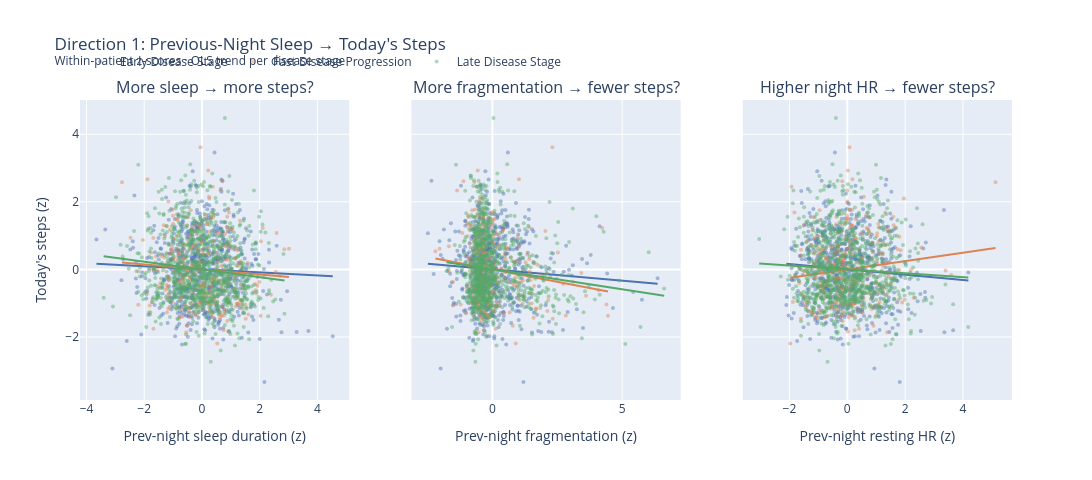

Here is the notebook cell this chart was saved with:
### Markdown cell above
## Direction 1: Sleep → Next-Day Activity

Does the quality of last night's sleep predict how active the patient is today?

### Code cell
# ── Scatter: each previous-night sleep metric vs today's steps_z ──────────────
D1_SLEEP_METRICS = [
    ('sum_sleep_minute_z',   'Prev-night sleep duration (z)',   'More sleep → more steps?'),
    ('sleep_fragmentation_min_z',  'Prev-night fragmentation (z)',    'More fragmentation → fewer steps?'),
    ('resting_hr_z',  'Prev-night resting HR (z)',       'Higher night HR → fewer steps?'),
]

_plot_df = daily.dropna(subset=['daily_steps_z'] + [m[0] for m in D1_SLEEP_METRICS])

fig = make_subplots(
    rows=1, cols=3,
    subplot_titles=[m[2] for m in D1_SLEEP_METRICS],
    shared_yaxes=True,
)

for col_idx, (x_col, x_label, _) in enumerate(D1_SLEEP_METRICS, start=1):
    for disease in DISEASE_ORDER:
        sub = _plot_df[_plot_df['disease_type'] == disease]
        fig.add_trace(
            go.Scatter(
                x=sub[x_col], y=sub['daily_steps_z'],
                mode='markers',
                marker=dict(color=DISEASE_COLORS[disease], size=4, opacity=0.45),
                name=disease,
                legendgroup=disease,
                showlegend=(col_idx == 1),
            ),
            row=1, col=col_idx,
        )
        # OLS trend line
        _x = sub[x_col].dropna()
        _y = sub.loc[_x.index, 'daily_steps_z']
        if len(_x) > 5:
            _m, _b = np.polyfit(_x, _y, 1)
            _xr = np.array([_x.min(), _x.max()])
            fig.add_trace(
                go.Scatter(
                    x=_xr, y=_m * _xr + _b,
                    mode='lines',
                    line=dict(color=DISEASE_COLORS[disease], width=2),
                    showlegend=False,
                    legendgroup=disease,
                ),
                row=1, col=col_idx,
            )
    fig.update_xaxes(title_text=x_label, row=1, col=col_idx)

fig.update_yaxes(title_text='Today\'s steps (z)', row=1, col=1)
fig.update_layout(
    title='Direction 1: Previous-Night Sleep → Today\'s Steps<br>'
          '<sup>Within-patient z-scores · OLS trend per disease stage</sup>',
    height=480, width=1100,
    legend=dict(orientation='h', yanchor='bottom', y=1.08),
)
fig.show()

### Figure 1 — Plotly figure (JSON) as saved in the notebook; plotly's stock layout.template omitted (floating-point values rounded to 4 significant figures; data arrays with more than 128 entries replaced by an {"elided": "..."} marker saying what was removed)
{"data": [{"legendgroup": "Early Disease Stage", "marker": {"color": "#4C72B0", "opacity": 0.45, "size": 4}, "mode": "markers", "name": "Early Disease Stage", "showlegend": true, "type": "scatter", "x": {"elided": "671 float values"}, "xaxis": "x", "y": {"elided": "671 float values"}, "yaxis": "y"}, {"legendgroup": "Early Disease Stage", "line": {"color": "#4C72B0", "width": 2}, "mode": "lines", "showlegend": false, "type": "scatter", "x": [-3.654, 4.534], "xaxis": "x", "y": [0.1657, -0.2031], "yaxis": "y"}, {"legendgroup": "Fast Disease Progression", "marker": {"color": "#DD8452", "opacity": 0.45, "size": 4}, "mode": "markers", "name": "Fast Disease Progression", "showlegend": true, "type": "scatter", "x": {"elided": "302 float values"}, "xaxis": "x", "y": {"elided": "302 float values"}, "yaxis": "y"}, {"legendgroup": "Fast Disease Progression", "line": {"color": "#DD8452", "width": 2}, "mode": "lines", "showlegend": false, "type": "scatter", "x": [-2.769, 3.015], "xaxis": "x", "y": [0.2045, -0.2226], "yaxis": "y"}, {"legendgroup": "Late Disease Stage", "marker": {"color": "#55A868", "opacity": 0.45, "size": 4}, "mode": "markers", "name": "Late Disease Stage", "showlegend": true, "type": "scatter", "x": {"elided": "887 float values"}, "xaxis": "x", "y": {"elided": "887 float values"}, "yaxis": "y"}, {"legendgroup": "Late Disease Stage", "line": {"color": "#55A868", "width": 2}, "mode": "lines", "showlegend": false, "type": "scatter", "x": [-3.404, 2.86], "xaxis": "x", "y": [0.3924, -0.3297], "yaxis": "y"}, {"legendgroup": "Early Disease Stage", "marker": {"color": "#4C72B0", "opacity": 0.45, "size": 4}, "mode": "markers", "name": "Early Disease Stage", "showlegend": false, "type": "scatter", "x": {"elided": "671 float values"}, "xaxis": "x2", "y": {"elided": "671 float values"}, "yaxis": "y2"}, {"legendgroup": "Early Disease Stage", "line": {"color": "#4C72B0", "width": 2}, "mode": "lines", "showlegend": false, "type": "scatter", "x": [-2.487, 6.366], "xaxis": "x2", "y": [0.1682, -0.4272], "yaxis": "y2"}, {"legendgroup": "Fast Disease Progression", "marker": {"color": "#DD8452", "opacity": 0.45, "size": 4}, "mode": "markers", "name": "Fast Disease Progression", "showlegend": false, "type": "scatter", "x": {"elided": "302 float values"}, "xaxis": "x2", "y": {"elided": "302 float values"}, "yaxis": "y2"}, {"legendgroup": "Fast Disease Progression", "line": {"color": "#DD8452", "width": 2}, "mode": "lines", "showlegend": false, "type": "scatter", "x": [-2.195, 4.453], "xaxis": "x2", "y": [0.3224, -0.654], "yaxis": "y2"}, {"legendgroup": "Late Disease Stage", "marker": {"color": "#55A868", "opacity": 0.45, "size": 4}, "mode": "markers", "name": "Late Disease Stage", "showlegend": false, "type": "scatter", "x": {"elided": "887 float values"}, "xaxis": "x2", "y": {"elided": "887 float values"}, "yaxis": "y2"}, {"legendgroup": "Late Disease Stage", "line": {"color": "#55A868", "width": 2}, "mode": "lines", "showlegend": false, "type": "scatter", "x": [-1.766, 6.619], "xaxis": "x2", "y": [0.2088, -0.7825], "yaxis": "y2"}, {"legendgroup": "Early Disease Stage", "marker": {"color": "#4C72B0", "opacity": 0.45, "size": 4}, "mode": "markers", "name": "Early Disease Stage", "showlegend": false, "type": "scatter", "x": {"elided": "671 float values"}, "xaxis": "x3", "y": {"elided": "671 float values"}, "yaxis": "y3"}, {"legendgroup": "Early Disease Stage", "line": {"color": "#4C72B0", "width": 2}, "mode": "lines", "showlegend": false, "type": "scatter", "x": [-2.109, 4.187], "xaxis": "x3", "y": [0.1674, -0.3296], "yaxis": "y3"}, {"legendgroup": "Fast Disease Progression", "marker": {"color": "#DD8452", "opacity": 0.45, "size": 4}, "mode": "markers", "name": "Fast Disease Progression", "showlegend": false, "type": "scatter", "x": {"elided": "302 float values"}, "xaxis": "x3", "y": {"elided": "302 float values"}, "yaxis": "y3"}, {"legendgroup": "Fast Disease Progression", "line": {"color": "#DD8452", "width": 2}, "mode": "lines", "showlegend": false, "type": "scatter", "x": [-1.969, 5.126], "xaxis": "x3", "y": [-0.2443, 0.636], "yaxis": "y3"}, {"legendgroup": "Late Disease Stage", "marker": {"color": "#55A868", "opacity": 0.45, "size": 4}, "mode": "markers", "name": "Late Disease Stage", "showlegend": false, "type": "scatter", "x": {"elided": "887 float values"}, "xaxis": "x3", "y": {"elided": "887 float values"}, "yaxis": "y3"}, {"legendgroup": "Late Disease Stage", "line": {"color": "#55A868", "width": 2}, "mode": "lines", "showlegend": false, "type": "scatter", "x": [-3.045, 4.183], "xaxis": "x3", "y": [0.1749, -0.2403], "yaxis": "y3"}], "layout": {"annotations": [{"font": {"size": 16}, "showarrow": false, "text": "More sleep → more steps?", "x": 0.1444, "xanchor": "center", "xref": "paper", "y": 1, "yanchor": "bottom", "yref": "paper"}, {"font": {"size": 16}, "showarrow": false, "text": "More fragmentation → fewer steps?", "x": 0.5, "xanchor": "center", "xref": "paper", "y": 1, "yanchor": "bottom", "yref": "paper"}, {"font": {"size": 16}, "showarrow": false, "text": "Higher night HR → fewer steps?", "x": 0.8556, "xanchor": "center", "xref": "paper", "y": 1, "yanchor": "bottom", "yref": "paper"}], "height": 480, "legend": {"orientation": "h", "y": 1.08, "yanchor": "bottom"}, "title": {"text": "Direction 1: Previous-Night Sleep → Today's Steps<br><sup>Within-patient z-scores · OLS trend per disease stage</sup>"}, "width": 1100, "xaxis": {"anchor": "y", "domain": [0, 0.2889], "title": {"text": "Prev-night sleep duration (z)"}}, "xaxis2": {"anchor": "y2", "domain": [0.3556, 0.6444], "title": {"text": "Prev-night fragmentation (z)"}}, "xaxis3": {"anchor": "y3", "domain": [0.7111, 1], "title": {"text": "Prev-night resting HR (z)"}}, "yaxis": {"anchor": "x", "domain": [0, 1], "title": {"text": "Today's steps (z)"}}, "yaxis2": {"anchor": "x2", "domain": [0, 1], "matches": "y", "showticklabels": false}, "yaxis3": {"anchor": "x3", "domain": [0, 1], "matches": "y", "showticklabels": false}}}
